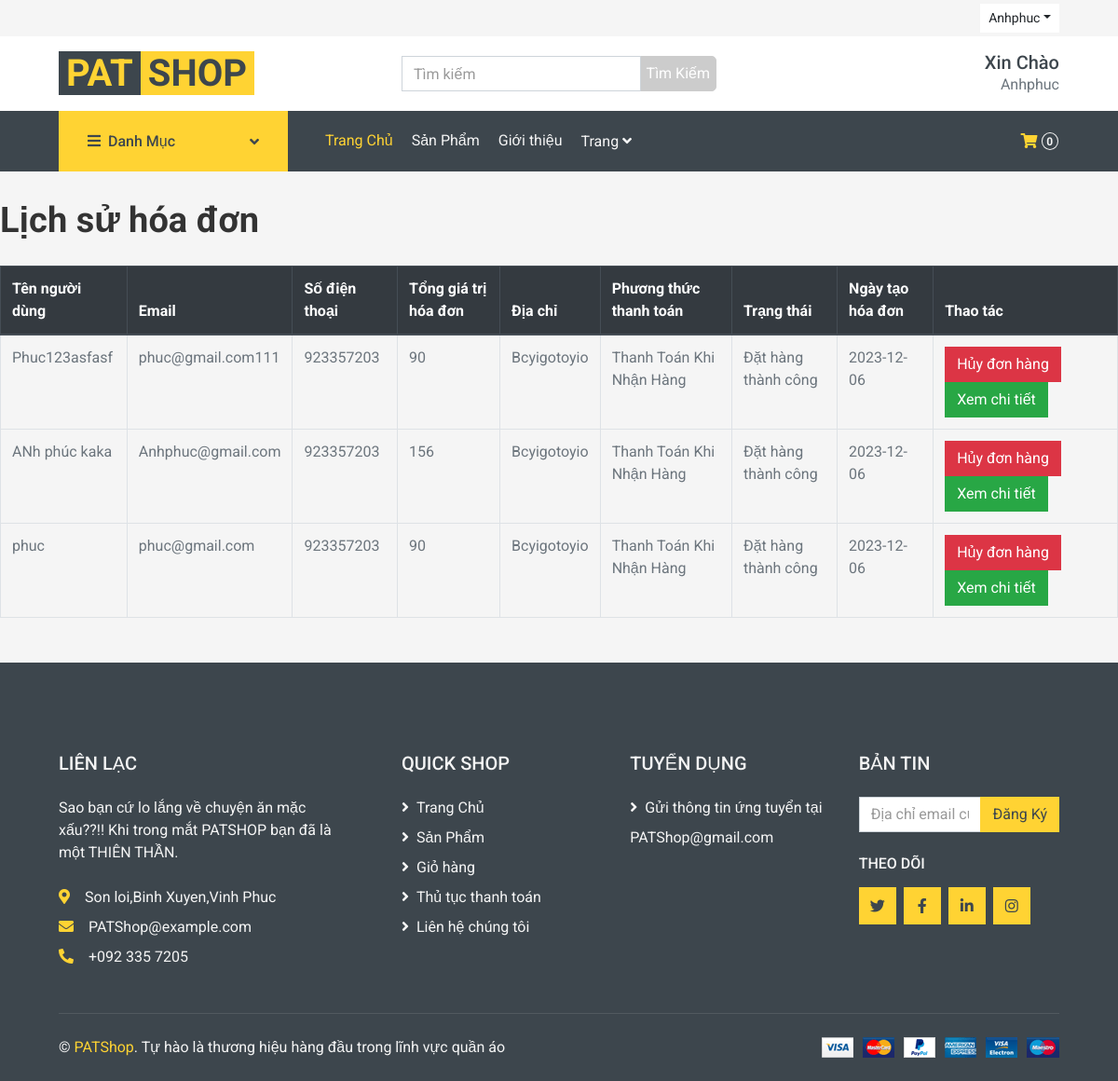
/index.php?act=listbill (signed in), run on the app's committed database.
### tables this page shows
CREATE TABLE `hoa_don` (
  `id` int(11) NOT NULL,
  `id_user` int(10) NOT NULL,
  `idpro` int(11) NOT NULL,
  `ten_nguoi_dung` varchar(255) NOT NULL,
  `email` varchar(200) NOT NULL,
  `so_dien_thoai` int(200) NOT NULL,
  `tong_gt_hd` double(10,2) NOT NULL,
  `trang_thai` varchar(255) NOT NULL,
  `quan_huyen` varchar(200) NOT NULL,
  `xa_phuong` varchar(200) NOT NULL,
  `tinh_thanhpho` varchar(200) NOT NULL,
  `dia_chi` varchar(255) NOT NULL,
  `pt_tt` varchar(255) NOT NULL,
  `thong_tin_km` varchar(255) NOT NULL,
  `ngay_thd` date NOT NULL DEFAULT current_timestamp()
);

### Models/connect.php (called while the page is built, shortened)
<?php
function pdo_get_connection(){
    $dburl = "mysql:host=localhost;dbname=duan1;charset=utf8";
    $username = 'root';
    $password = '';
    $conn = new PDO($dburl, $username, $password);
    $conn->setAttribute(PDO::ATTR_ERRMODE, PDO::ERRMODE_EXCEPTION);
    return $conn;
}
function pdo_query($sql){
    $sql_args = array_slice(func_get_args(), 1);
    try{
        $conn = pdo_get_connection();
        $stmt = $conn->prepare($sql);
        $stmt->execute($sql_args);
        $rows = $stmt->fetchAll();
        return $rows;
    }
    catch(PDOException $e){
        throw $e;
    }
    finally{
        unset($conn);
    }
}

### Models/hoadon.php (called while the page is built, shortened)
<?php
function loadone_hoadon_ls($id_user){
    $sql = "select * from hoa_don where id_user=".$id_user;
    $sql.=" order by id desc" ;
    $hoadon=pdo_query($sql);
    return  $hoadon;
}
?>

### view/listbill.php (the view, shortened to what this page needs)
<h3>Lịch sử hóa đơn</h3>
<table class="table table-bordered table-hover">
    <thead class="thead-dark">
      <tr>
        <th>Tên người dùng</th>
        <th>Email</th>
        <th>Số điện thoại</th>
        <th>Tổng giá trị hóa đơn</th>
        <th>Địa chỉ</th>
        <th>Phương thức thanh toán</th>
        <th>Trạng thái</th>
        <th>Ngày tạo hóa đơn</th>
        <th>Thao tác</th>
      </tr>
    </thead>
    <tbody>
    <?php
foreach ($listbill as $listbill){
    extract($listbill);
    $chitiethd = "index.php?act=ctbill&id=" . $id."&id_user=".$id_user;
    echo '<tr>
            <td>'.$ten_nguoi_dung.'</td>
            <td>'.$email.'</td>
            <td>'.$so_dien_thoai.'</td>
            <td>'.$tong_gt_hd.'</td>
            <td>'.$dia_chi.'</td>
            <td>'.$pt_tt.'</td>
            <td>'.$trang_thai.'</td>
            <td>'.$ngay_thd.'</td>
            <td>';
    if ($trang_thai == 'Đặt hàng thành công') {
      echo '<input type="button" class="btn btn-danger" value="Hủy đơn hàng" onclick="confirmCancelOrder('.$id.')">';    }
    echo '<a href="' . $chitiethd . '"><input type="button" class="btn btn-success" value="Xem chi tiết"></a>
          </td>
        </tr>';
}
?>
    </tbody>
  </table>

### view/listbill.php (style rules this page uses)
h3 { font-size: 38px; margin-top: 20px; margin-bottom: 25px; color: #333; }

### data on the page
hoa_don: ten_nguoi_dung "Phuc123asfasf", email "phuc@gmail.com111", so_dien_thoai "923357203", tong_gt_hd "90", dia_chi "Bcyigotoyio", pt_tt "Thanh Toán Khi Nhận Hàng", trang_thai "Đặt hàng thành công", ngay_thd "2023-12-06"
hoa_don: ten_nguoi_dung "ANh phúc kaka", email "Anhphuc@gmail.com", so_dien_thoai "923357203", tong_gt_hd "156", dia_chi "Bcyigotoyio", pt_tt "Thanh Toán Khi Nhận Hàng", trang_thai "Đặt hàng thành công", ngay_thd "2023-12-06"
hoa_don: ten_nguoi_dung "phuc", email "phuc@gmail.com", so_dien_thoai "923357203", tong_gt_hd "90", dia_chi "Bcyigotoyio", pt_tt "Thanh Toán Khi Nhận Hàng", trang_thai "Đặt hàng thành công", ngay_thd "2023-12-06"

### other printed values
$ten_dang_nhap "Anhphuc"
$soLuongTrongGioHang "0"
